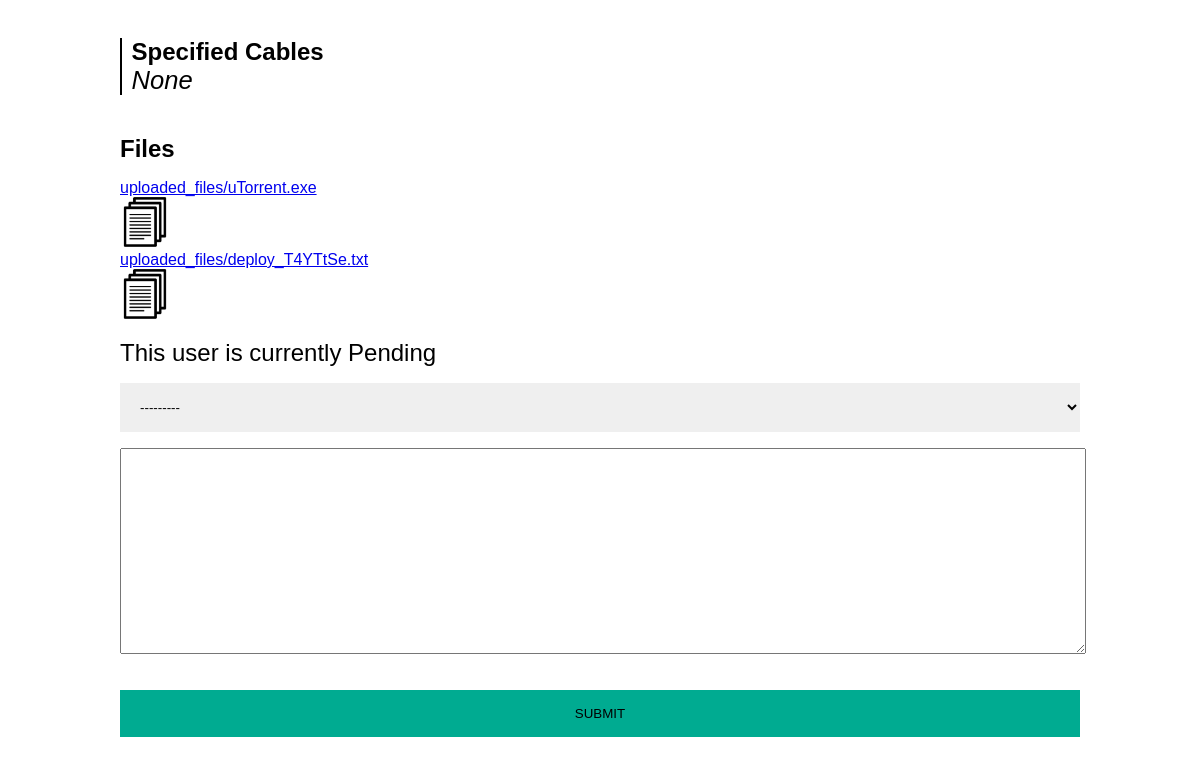
Before: /12 (signed in, lower part) with the older database file.
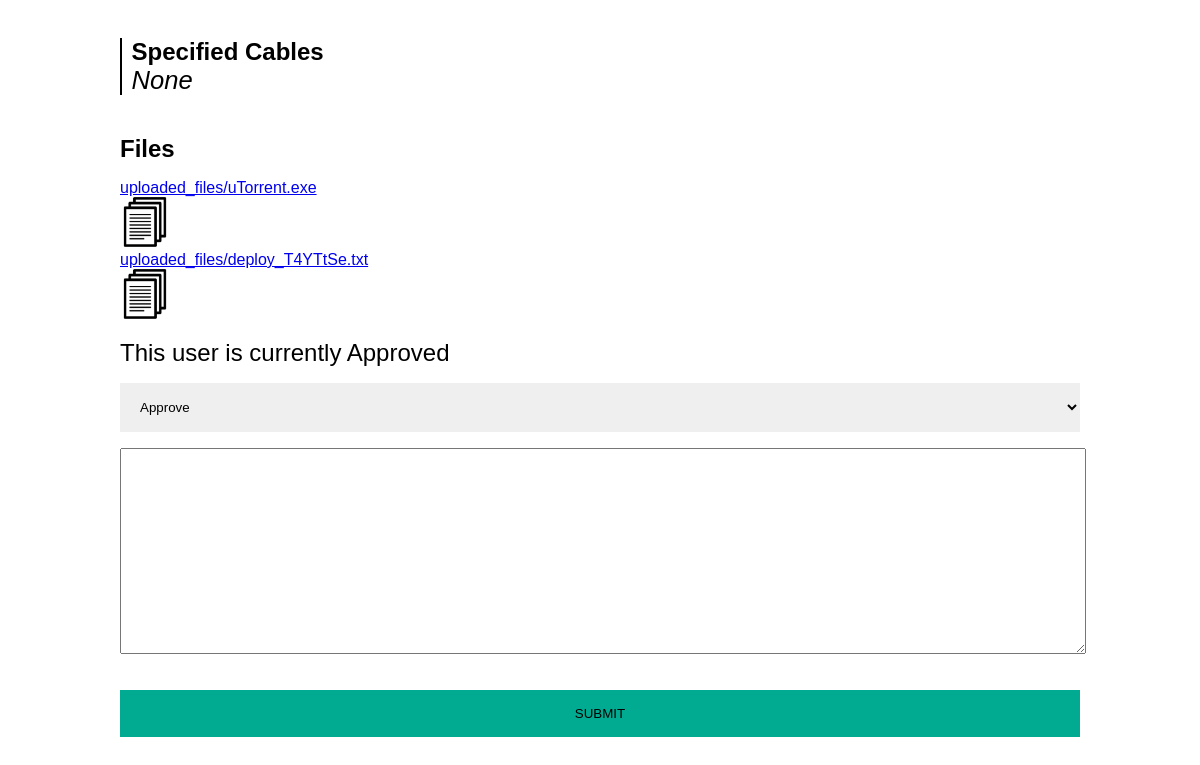
After: the same page with the newer database file.
### FormPage/models.py (models this page shows, shortened)
class Form(models.Model):
    company_name = models.CharField(max_length=200, null=False, blank=False)
    first_name = models.CharField(max_length=100)
    last_name = models.CharField(max_length=100)
    AIB_number = models.CharField(max_length=100)
    position_title = models.CharField(max_length=200)
    telephone = models.CharField(max_length=20)
    email = models.EmailField()
    job_duties = models.TextField()
    access_justification = models.TextField()
    wap_roa = models.CharField(max_length=255)
    required_access = models.CharField(choices=RequestAccessChoices, max_length=200)
    start_time = models.DateField(blank=True, null=True)
    end_time = models.DateField(blank=True, null=True)
    main_communications_room = models.ManyToManyField(MainCommunicationRoom, blank=True)
    new_terminal_building = models.ManyToManyField(NewTerminalBuilding, blank=True)
    old_terminal_building = models.ManyToManyField(OldTerminalBuilding, blank=True)
    building = models.ManyToManyField(OtherBuilding, blank=True)
    other_locations = models.TextField(blank=True )
    specify_system_list = models.TextField(blank=True)
    specify_equipment_list = models.TextField(blank=True)
    specify_server_list = models.TextField(blank=True)
    Specify_cables = models.TextField(blank=True)
    agreed_to_terms = models.BooleanField(default=False)
    submitted_date_time = models.DateTimeField(default=timezone.now)
    approved_or_not = models.CharField(choices=ApprovedOrNot, max_length=200, blank=True, null=True)
    class Meta:
        ordering = ('-id',)

### FormPage/views.py (the view, shortened to what this page needs)
# urls.py: path('<int:form_id>',ViewUser, name='user' ),
@login_required
def ViewUser(request, form_id):
    user_detail = get_object_or_404(Forms, pk=form_id)
    files = FormFiles.objects.filter(form_fk_id = form_id)
    user = Forms.objects.get(id=form_id)
    form = Form(instance=user)
    dic = {
        'user_detail':user_detail,
        'user_files':files,
        'form':form,
    }
    return render(request, 'admin/admin-view-user-detail.html', {'dic': dic})

### FormPage/templates/admin/admin-view-user-detail.html (shortened to what this page needs)
{% extends 'base.html' %}
{% load static %}
{% block content %}
    <div class="wrapper">
        <div class="margin-container">
            <div class="information-container">
                <div class="text-box">
                    <div class="text-box-line"></div>
                    <div class="text-box-text">
                        <p class="text-box-title">Specified Cables</p>
                        {% if dic.user_detail.Specify_cables == "" %}
                            <p class="text-box-information">None</p>
                        {% else %}
                            <p class="text-box-information">{{dic.user_detail.Specify_cables}}</p>
                        {% endif %}
                    </div>
                </div>
            </div>
        </div>
        <div class="files-container">
            <h2 class="files-title">Files</h2>
            <div class="file-grid">
                {% for file in dic.user_files %}
                    <a href="{{file.files.url}}" class="files" download>
                        <div class="flex-file">
                            <p class="file-text">{{file.files}}</p>
                            <img src="{%static 'Images/File.png'%}" class="file-image"alt="">
                        </div>
                    </a>
                {% endfor %}
            </div>
        </div>
        <div class="app-or-not">
            <p class="approved-or-not">This user is currently
                {% if dic.user_detail.approved_or_not == None %}
                    Pending
                {% elif dic.user_detail.approved_or_not == 'APPROVED' %}
                    Approved
                {% else %}
                    Rejected
                {% endif %}
            </p>
        </div>
        <form enctype="multipart/form-data" action="{%url 'Form:user' dic.user_detail.id%}" method="POST">
            <div class="field-list">
                {% for form in dic.form %}
                   <div class="hide">{{form}}</div>
                {% endfor %}
            </div>
            <textarea name="email-send" class="textarea-email"></textarea>
            <button type="submit" value="submit" class="submit">SUBMIT</button>
        </form>
    </div>
{% endblock %}

Changed rows visible on the page:
changed Form: approved_or_not "---------" → "Approve"
Other visible differences:
text no longer shown: "Pending"
text now shown: "Approved"
